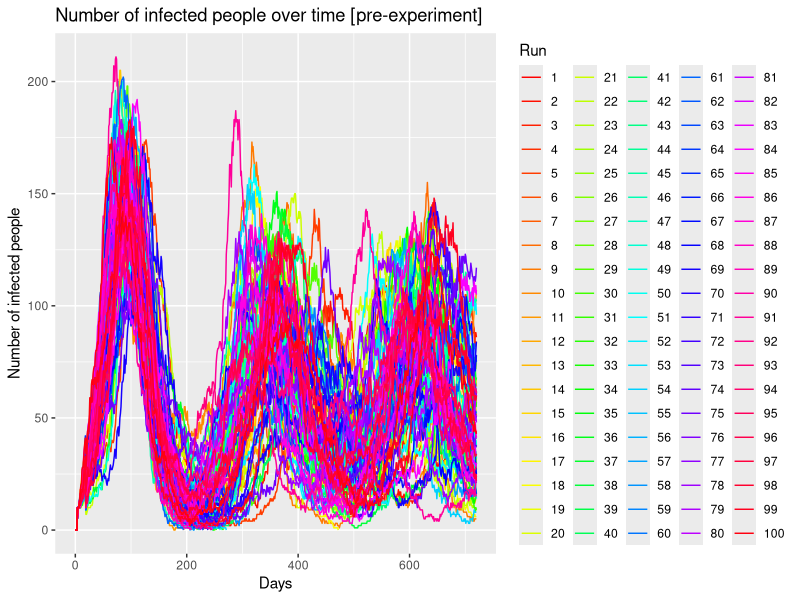
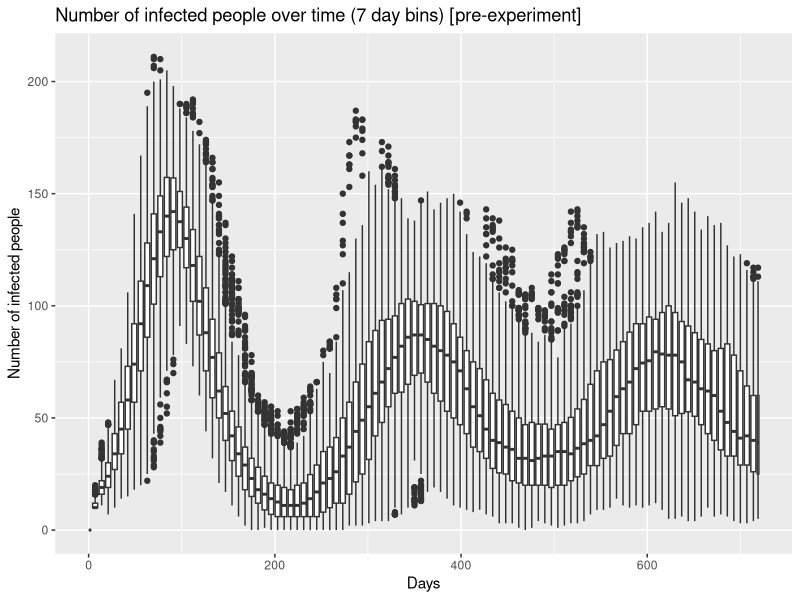
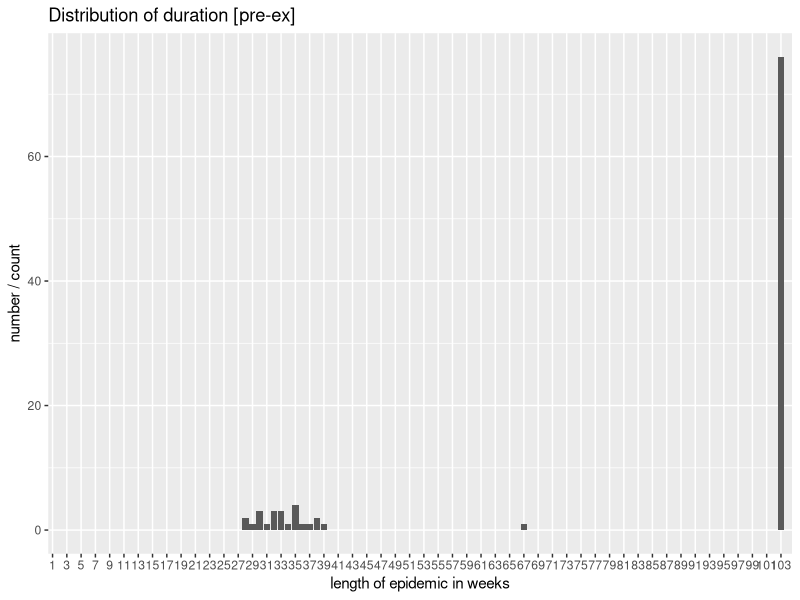
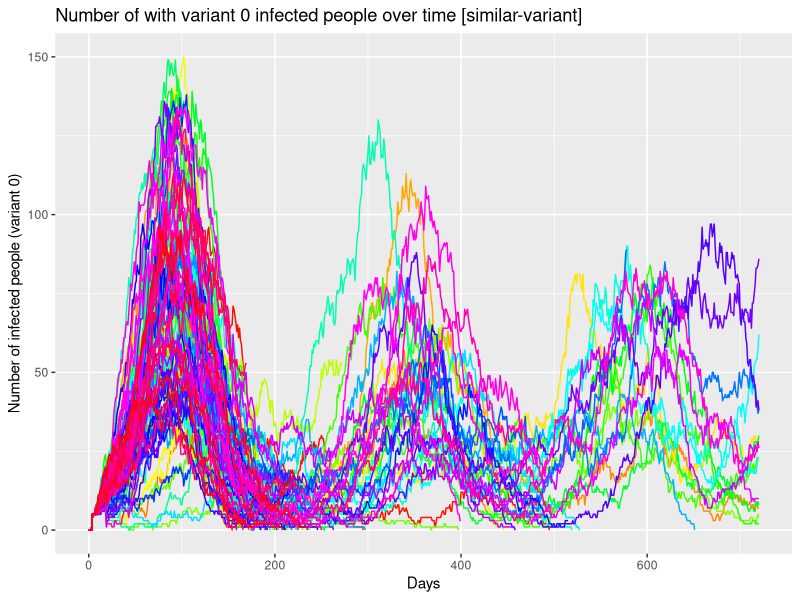
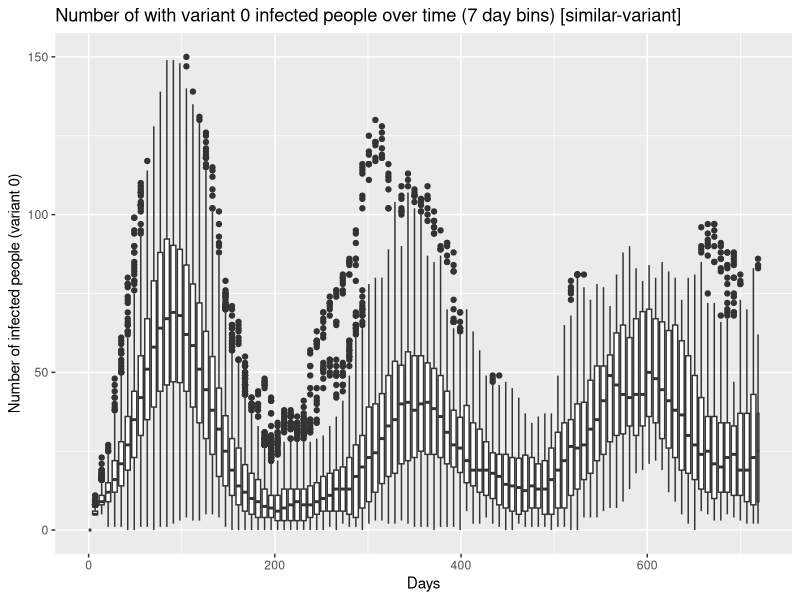
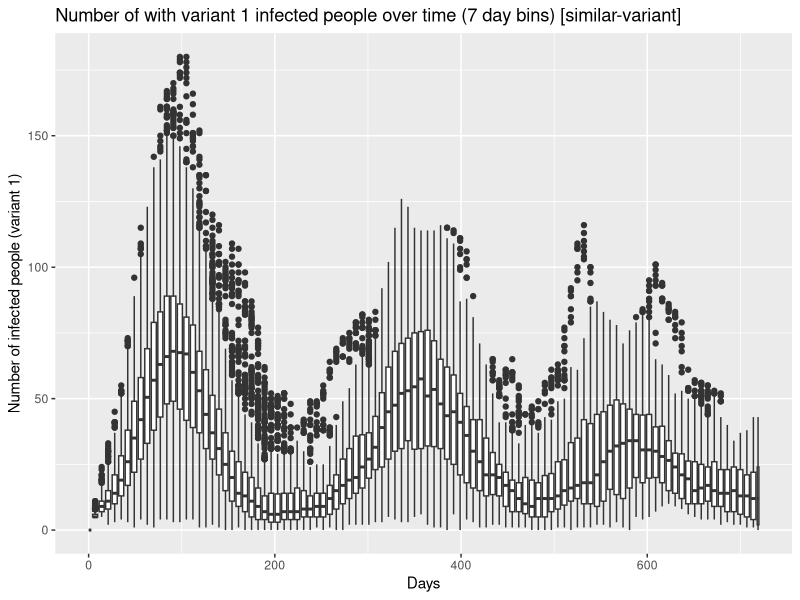
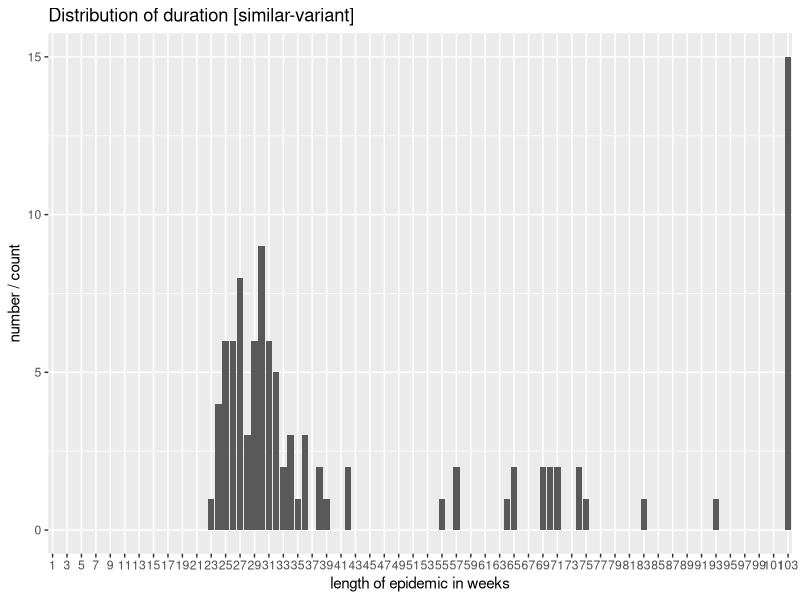
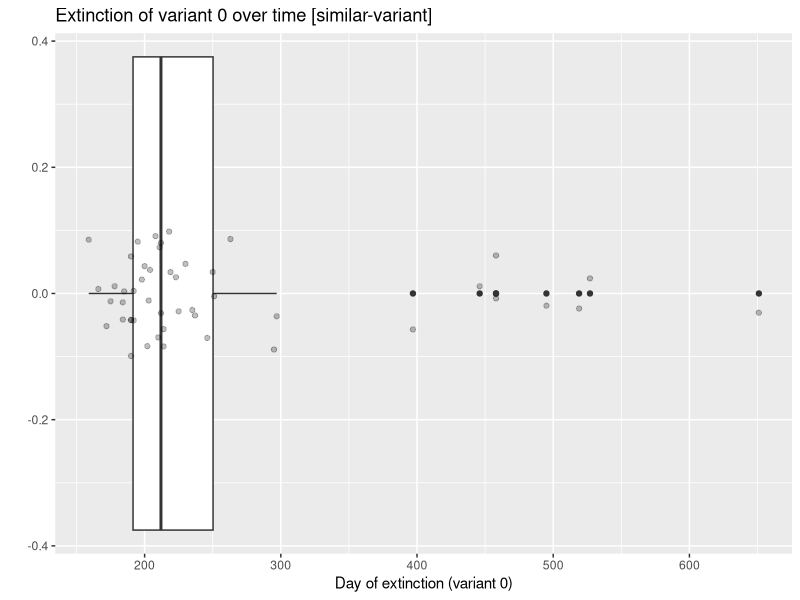

Write R code to recreate these figures, in order.
#Put this at the top of every file, unless you really really want to work with factors
#this will save you a lot of confusion
options(stringsAsFactors = FALSE)
options(device=.Platform$OS.type)
options(gsubfn.engine = "R")

#these are from two separate packages
library(ggplot2)

# needed for reshaping data frames
# library(reshape2)

#used for querying data, performing aggregations, filtering, etc.
library(sqldf)

##### PRE-EXPERIMENT #####
df_preExperiment = read.table("netlogo/pre-experiment.csv", skip = 6, sep = ",", head=TRUE)
# Remove the X. in the column names
colnames(df_preExperiment) = gsub("X\\.", "", colnames(df_preExperiment))
summary(df_preExperiment)

# Array of curves
ggplot(data=df_preExperiment, aes(x=step., y=n.sick.people, group=run.number.)) + #use myDataFrame for the data, columns for x and y
  geom_line(aes(colour = as.factor(run.number.))) + #we want to use points, colored by runNumber
  xlab("Days") +  #specify x and y labels
  ylab("Number of infected people") +
  ggtitle("Number of infected people over time [pre-experiment]") + #give the plot a title
  scale_colour_manual("Run",values = rainbow(max(df_preExperiment$run.number., na.rm = FALSE)))
readline(prompt = "Press [enter] to continue")
ggsave("./diagrams/pre-ex/arrayOfCurves.png")

ggplot(data=df_preExperiment, aes(x=step., y=n.sick.people, group=round(step./7))) +
  geom_boxplot() +
  xlab("Days") +  #specify x and y labels
  ylab("Number of infected people") +
  ggtitle("Number of infected people over time (7 day bins) [pre-experiment]")
readline(prompt = "Press [enter] to continue")
ggsave("./diagrams/pre-ex/boxplot.png")


duration = aggregate(df_preExperiment$step., by = list(df_preExperiment$run.number.), max)
colnames(duration)[1] = 'run'
colnames(duration)[2] = 'duration'

duration

# 23 times, the virus was wiped out earlier
# According to the previous boxplot these are still outliers
lengths(duration[duration$x < 720, ])

duration$duration = round(duration$duration /7)

# ggplot(data = duration, aes(x='run', y=x)) +
#   geom_boxplot() +
#   ylab("Duration of epidemic in days") +
#   xlab("runs") +
#   ggtitle("Distribution of duration [pre-experiment]")
# ggsave("./diagrams/pre-ex/duration.png")
# readline(prompt = "Press [enter] to continue")

ggplot(data = duration, aes(x=as.factor(duration)), group=round(step./7)) +
  geom_bar() +
  ylab("number / count") +
  xlab("length of epidemic in weeks") +
  scale_x_discrete(limits = as.factor(1:(round(720/7)+1)), breaks = seq(1, round(720/7), by=2)) +
  ggtitle("Distribution of duration [pre-ex]")
readline(prompt = "Press [enter] to continue")
ggsave("./diagrams/pre-ex/duration.png")


# TODO how often did it end earlier?

###########################
##### SIMILAR-VARIANT #####
df_similarVariant = read.table("netlogo/similar-variant.csv", skip = 6, sep = ",", head=TRUE)
# Remove the X. in the column names
colnames(df_similarVariant) = gsub("X\\.", "", colnames(df_similarVariant))
summary(df_similarVariant)

# Array of curves
ggplot(data=df_similarVariant, aes(x=step., y=n.people.sick.var0, group=run.number., color=qsec)) + #use myDataFrame for the data, columns for x and y
  geom_line(aes(colour = as.factor(run.number.))) + #we want to use points, colored by runNumber
  theme(legend.position = "none") +
  xlab("Days") +  #specify x and y labels
  ylab("Number of infected people (variant 0)") +
  ggtitle("Number of with variant 0 infected people over time [similar-variant]") + #give the plot a title
  scale_colour_manual("Run",values = rainbow(max(df_similarVariant$run.number., na.rm = FALSE)))
  # scale_color_gradient(low="blue", high="red")
  # scale_fill_distiller(palette = "RdPu")
readline(prompt = "Press [enter] to continue")
ggsave("./diagrams/sim-var/arrayOfCurvesVar0.png")



ggplot(data=df_similarVariant, aes(x=step., y=n.people.sick.var0, group=round(step./7))) +
  geom_boxplot() +
  xlab("Days") +  #specify x and y labels
  ylab("Number of infected people (variant 0)") +
  ggtitle("Number of with variant 0 infected people over time (7 day bins) [similar-variant]")
readline(prompt = "Press [enter] to continue")
ggsave("./diagrams/sim-var/boxplot0.png")


ggplot(data=df_similarVariant, aes(x=step., y=n.people.sick.var1, group=round(step./7))) +
  geom_boxplot() +
  xlab("Days") +  #specify x and y labels
  ylab("Number of infected people (variant 1)") +
  ggtitle("Number of with variant 1 infected people over time (7 day bins) [similar-variant]")
readline(prompt = "Press [enter] to continue")
ggsave("./diagrams/sim-var/boxplot1.png")



duration = aggregate(df_similarVariant$step., by = list(df_similarVariant$run.number.), max)
colnames(duration)[1] = 'run'
colnames(duration)[2] = 'duration'


# 23 times, the virus was wiped out earlier
# According to the previous boxplot these are still outliers
lengths(duration[duration$x < 720, ])


duration$duration = round(duration$duration /7)

duration

ggplot(data = duration, aes(x=as.factor(duration)), group=round(step./7)) +
  geom_bar() +
  ylab("number / count") +
  xlab("length of epidemic in weeks") +
  scale_x_discrete(limits = as.factor(1:round(720/7)), breaks = seq(1, round(720/7), by=2)) +
  ggtitle("Distribution of duration [similar-variant]")
readline(prompt = "Press [enter] to continue")
ggsave("./diagrams/sim-var/duration.png")


# TODO Comparison with duration of pre-ex => shorter duration in general?

## Variant 0 died ##
df_simVar_var0died <- sqldf("select [step.], [n.people.exposed.var1], [n.people.sick.var1] from df_similarVariant where [n.people.exposed.var0] = 0 and [n.people.sick.var0] = 0")
df_simVar_var0died

ggplot(data=df_simVar_var0died, aes(x=step., y = 0)) +
  geom_boxplot() +
  geom_point(alpha=0.25, position = position_jitter(w = 0, h = 0.1)) +
  # geom_jitter() +
  xlab("Day of extinction (variant 0)") +  #specify x and y labels
  ylab("") +
  ggtitle("Extinction of variant 0 over time [similar-variant]")
readline(prompt = "Press [enter] to continue")
ggsave("./diagrams/sim-var/timeOfExtinctionVar0.png")


# was the other variant also on a low?
df_simVar_var0died$n.people.var1 = df_simVar_var0died$n.people.exposed.var1 + df_simVar_var0died$n.people.sick.var1
ggplot(data=df_simVar_var0died, aes(x=0, y = n.people.var1)) +
  geom_boxplot() +
  geom_point(alpha=0.25, position = position_jitter(w = 0.1, h = 0)) +
  # geom_jitter() +
  xlab("") +  #specify x and y labels
  ylab("Number of people with var1 (E+I)") +
  ggtitle("Number of people with var1 during time of extinction of var 1 [similar-variant]")
readline(prompt = "Press [enter] to continue")
ggsave("./diagrams/sim-var/levelVar1AfterExtinctionVar0.png")


# 48 times var 0 died
# 481
lengths(df_simVar_var0died)


## Variant 1 died ##
df_simVar_var1died <- sqldf("select [step.], [n.people.exposed.var0], [n.people.sick.var0] from df_similarVariant where [n.people.exposed.var1] = 0 and [n.people.sick.var1] = 0")
ggplot(data=df_simVar_var1died, aes(x=step., y = 0)) +
  geom_boxplot() +
  geom_point(alpha=0.25, position = position_jitter(w = 0, h = 0.1)) +
  # geom_jitter() +
  xlab("Day of extinction (variant 1)") +  #specify x and y labels
  ylab("") +
  ggtitle("Extinction of variant 1 over time [similar-variant]")
readline(prompt = "Press [enter] to continue")
ggsave("./diagrams/sim-var/timeOfExtinctionVar1.png")


# 37 times var 1 died
# 446 times
lengths(df_simVar_var1died)

# was the other variant also on a low?
df_simVar_var1died$n.people.var0 = df_simVar_var1died$n.people.exposed.var0 + df_simVar_var1died$n.people.sick.var0
ggplot(data=df_simVar_var1died, aes(x=0, y = n.people.var0)) +
  geom_boxplot() +
  geom_point(alpha=0.25, position = position_jitter(w = 0.1, h = 0)) +
  # geom_jitter() +
  xlab("") +  #specify x and y labels
  ylab("Number of people with var0 (E+I)") +
  ggtitle("Number of people with var0 during time of extinction of var 1 [similar-variant]")
readline(prompt = "Press [enter] to continue")
ggsave("./diagrams/sim-var/levelVar0AfterExtinctionVar1.png")

# TODO run 1000 times (maybe concurrent)
# TODO Tell why
